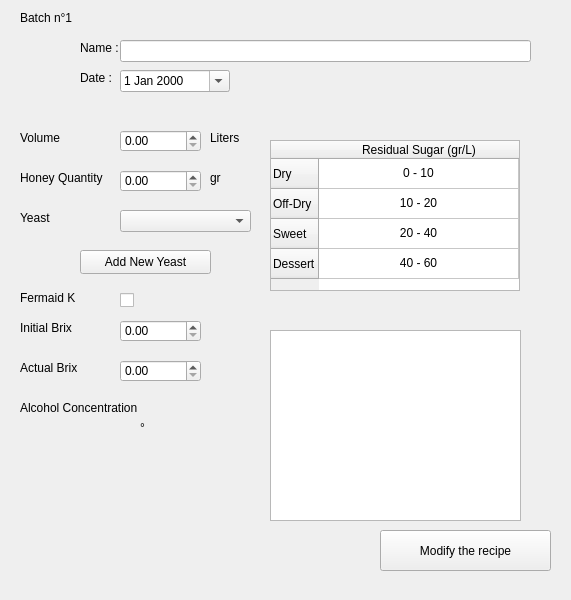
<?xml version="1.0" encoding="UTF-8"?>
<ui version="4.0">
 <class>SelectedRecipe</class>
 <widget class="QMainWindow" name="SelectedRecipe">
  <property name="geometry">
   <rect>
    <x>0</x>
    <y>0</y>
    <width>571</width>
    <height>600</height>
   </rect>
  </property>
  <property name="windowTitle">
   <string>Modify Recipe</string>
  </property>
  <property name="windowIcon">
   <iconset>
    <normaloff>../Resources/meadappico_Uh1_icon.ico</normaloff>../Resources/meadappico_Uh1_icon.ico</iconset>
  </property>
  <widget class="QWidget" name="centralwidget">
   <widget class="QLabel" name="label_12">
    <property name="geometry">
     <rect>
      <x>20</x>
      <y>210</y>
      <width>101</width>
      <height>16</height>
     </rect>
    </property>
    <property name="text">
     <string>Yeast</string>
    </property>
   </widget>
   <widget class="QDateEdit" name="date_box">
    <property name="geometry">
     <rect>
      <x>120</x>
      <y>70</y>
      <width>110</width>
      <height>22</height>
     </rect>
    </property>
    <property name="calendarPopup">
     <bool>true</bool>
    </property>
   </widget>
   <widget class="QLabel" name="label_5">
    <property name="geometry">
     <rect>
      <x>210</x>
      <y>130</y>
      <width>49</width>
      <height>16</height>
     </rect>
    </property>
    <property name="text">
     <string>Liters</string>
    </property>
   </widget>
   <widget class="QLabel" name="label_4">
    <property name="geometry">
     <rect>
      <x>20</x>
      <y>130</y>
      <width>49</width>
      <height>16</height>
     </rect>
    </property>
    <property name="text">
     <string>Volume</string>
    </property>
   </widget>
   <widget class="QLineEdit" name="name_box">
    <property name="geometry">
     <rect>
      <x>120</x>
      <y>40</y>
      <width>411</width>
      <height>22</height>
     </rect>
    </property>
   </widget>
   <widget class="QPushButton" name="add_yeast_button">
    <property name="geometry">
     <rect>
      <x>80</x>
      <y>250</y>
      <width>131</width>
      <height>24</height>
     </rect>
    </property>
    <property name="text">
     <string>Add New Yeast</string>
    </property>
   </widget>
   <widget class="QDoubleSpinBox" name="volume_box">
    <property name="geometry">
     <rect>
      <x>120</x>
      <y>130</y>
      <width>81</width>
      <height>22</height>
     </rect>
    </property>
    <property name="maximum">
     <double>10000000.000000000000000</double>
    </property>
   </widget>
   <widget class="QCheckBox" name="fermaid_box">
    <property name="geometry">
     <rect>
      <x>120</x>
      <y>290</y>
      <width>21</width>
      <height>20</height>
     </rect>
    </property>
    <property name="text">
     <string/>
    </property>
   </widget>
   <widget class="QTableWidget" name="tableWidget">
    <property name="geometry">
     <rect>
      <x>270</x>
      <y>140</y>
      <width>250</width>
      <height>151</height>
     </rect>
    </property>
    <property name="minimumSize">
     <size>
      <width>250</width>
      <height>0</height>
     </size>
    </property>
    <property name="maximumSize">
     <size>
      <width>205</width>
      <height>16777215</height>
     </size>
    </property>
    <property name="editTriggers">
     <set>QAbstractItemView::EditTrigger::NoEditTriggers</set>
    </property>
    <property name="showGrid">
     <bool>true</bool>
    </property>
    <property name="sortingEnabled">
     <bool>false</bool>
    </property>
    <attribute name="horizontalHeaderDefaultSectionSize">
     <number>200</number>
    </attribute>
    <row>
     <property name="text">
      <string>Dry</string>
     </property>
    </row>
    <row>
     <property name="text">
      <string>Off-Dry</string>
     </property>
    </row>
    <row>
     <property name="text">
      <string>Sweet</string>
     </property>
    </row>
    <row>
     <property name="text">
      <string>Dessert</string>
     </property>
    </row>
    <column>
     <property name="text">
      <string>Residual Sugar (gr/L)</string>
     </property>
    </column>
    <item row="0" column="0">
     <property name="text">
      <string>0 - 10</string>
     </property>
     <property name="textAlignment">
      <set>AlignCenter</set>
     </property>
    </item>
    <item row="1" column="0">
     <property name="text">
      <string>10 - 20</string>
     </property>
     <property name="textAlignment">
      <set>AlignCenter</set>
     </property>
    </item>
    <item row="2" column="0">
     <property name="text">
      <string>20 - 40</string>
     </property>
     <property name="textAlignment">
      <set>AlignCenter</set>
     </property>
    </item>
    <item row="3" column="0">
     <property name="text">
      <string>40 - 60</string>
     </property>
     <property name="textAlignment">
      <set>AlignCenter</set>
     </property>
    </item>
   </widget>
   <widget class="QComboBox" name="comboBox">
    <property name="geometry">
     <rect>
      <x>120</x>
      <y>210</y>
      <width>131</width>
      <height>22</height>
     </rect>
    </property>
   </widget>
   <widget class="QLabel" name="batch_label">
    <property name="geometry">
     <rect>
      <x>20</x>
      <y>10</y>
      <width>71</width>
      <height>16</height>
     </rect>
    </property>
    <property name="text">
     <string>Batch n°1</string>
    </property>
   </widget>
   <widget class="QLabel" name="label_3">
    <property name="geometry">
     <rect>
      <x>80</x>
      <y>70</y>
      <width>49</width>
      <height>16</height>
     </rect>
    </property>
    <property name="text">
     <string>Date :</string>
    </property>
   </widget>
   <widget class="QLabel" name="label_11">
    <property name="geometry">
     <rect>
      <x>210</x>
      <y>170</y>
      <width>49</width>
      <height>16</height>
     </rect>
    </property>
    <property name="text">
     <string>gr</string>
    </property>
   </widget>
   <widget class="QPushButton" name="save_box">
    <property name="geometry">
     <rect>
      <x>380</x>
      <y>530</y>
      <width>171</width>
      <height>41</height>
     </rect>
    </property>
    <property name="text">
     <string>Modify the recipe</string>
    </property>
   </widget>
   <widget class="QTextEdit" name="note_box">
    <property name="geometry">
     <rect>
      <x>270</x>
      <y>330</y>
      <width>251</width>
      <height>191</height>
     </rect>
    </property>
   </widget>
   <widget class="QLabel" name="label_13">
    <property name="geometry">
     <rect>
      <x>20</x>
      <y>290</y>
      <width>101</width>
      <height>16</height>
     </rect>
    </property>
    <property name="text">
     <string>Fermaid K</string>
    </property>
   </widget>
   <widget class="QLabel" name="label_10">
    <property name="geometry">
     <rect>
      <x>20</x>
      <y>170</y>
      <width>101</width>
      <height>16</height>
     </rect>
    </property>
    <property name="text">
     <string>Honey Quantity</string>
    </property>
   </widget>
   <widget class="QLabel" name="label_2">
    <property name="geometry">
     <rect>
      <x>80</x>
      <y>40</y>
      <width>49</width>
      <height>16</height>
     </rect>
    </property>
    <property name="text">
     <string>Name :</string>
    </property>
   </widget>
   <widget class="QDoubleSpinBox" name="honey_box">
    <property name="geometry">
     <rect>
      <x>120</x>
      <y>170</y>
      <width>81</width>
      <height>22</height>
     </rect>
    </property>
    <property name="maximum">
     <double>1000000.000000000000000</double>
    </property>
   </widget>
   <widget class="QLabel" name="label_14">
    <property name="geometry">
     <rect>
      <x>20</x>
      <y>320</y>
      <width>101</width>
      <height>16</height>
     </rect>
    </property>
    <property name="text">
     <string>Initial Brix</string>
    </property>
   </widget>
   <widget class="QDoubleSpinBox" name="initial_brix">
    <property name="geometry">
     <rect>
      <x>120</x>
      <y>320</y>
      <width>81</width>
      <height>22</height>
     </rect>
    </property>
   </widget>
   <widget class="QDoubleSpinBox" name="actual_brix">
    <property name="geometry">
     <rect>
      <x>120</x>
      <y>360</y>
      <width>81</width>
      <height>22</height>
     </rect>
    </property>
   </widget>
   <widget class="QLabel" name="label_15">
    <property name="geometry">
     <rect>
      <x>20</x>
      <y>360</y>
      <width>101</width>
      <height>16</height>
     </rect>
    </property>
    <property name="text">
     <string>Actual Brix</string>
    </property>
   </widget>
   <widget class="QLabel" name="label_16">
    <property name="geometry">
     <rect>
      <x>20</x>
      <y>400</y>
      <width>151</width>
      <height>16</height>
     </rect>
    </property>
    <property name="text">
     <string>Alcohol Concentration</string>
    </property>
   </widget>
   <widget class="QLabel" name="calculated_alcohol_concentration">
    <property name="geometry">
     <rect>
      <x>80</x>
      <y>420</y>
      <width>71</width>
      <height>31</height>
     </rect>
    </property>
    <property name="font">
     <font>
      <pointsize>11</pointsize>
     </font>
    </property>
    <property name="text">
     <string/>
    </property>
   </widget>
   <widget class="QLabel" name="label_17">
    <property name="geometry">
     <rect>
      <x>140</x>
      <y>420</y>
      <width>49</width>
      <height>16</height>
     </rect>
    </property>
    <property name="text">
     <string>°</string>
    </property>
   </widget>
  </widget>
 </widget>
 <resources/>
 <connections/>
</ui>
